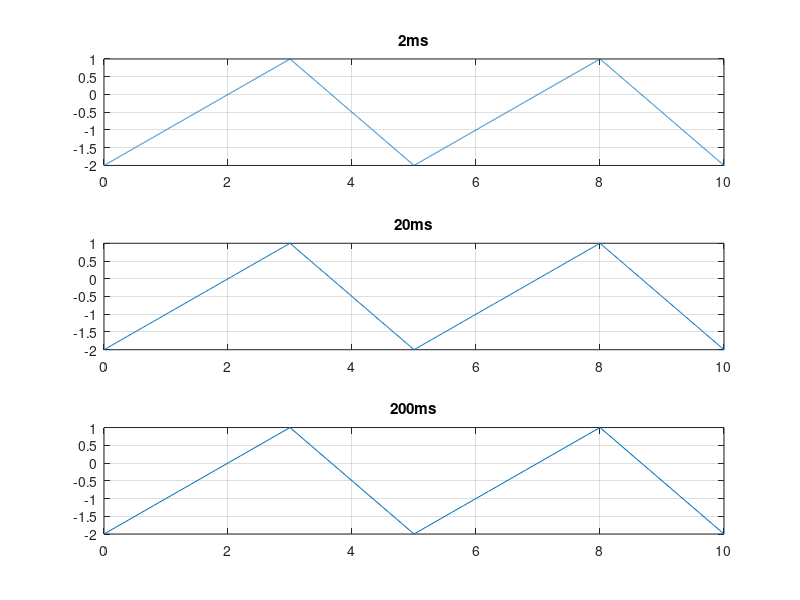

Reproduce this figure in MATLAB.
T = 5;%perioada 
F = 1/T;%frecventa
x = 0:0.002:10; %2 ms
a = -0.5 + 1.5*sawtooth(2*pi*F*x,3/5);subplot(3,1,1),plot(x,a),grid,title('2ms');
x = 0:0.02:10; %20ms
a = -0.5 + 1.5*sawtooth(2*pi*F*x,3/5);subplot(3,1,2),plot(x,a),grid,title('20ms');
x = 0:0.2:10; %200ms
a = -0.5 + 1.5*sawtooth(2*pi*F*x,3/5);subplot(3,1,3),plot(x,a),grid,title('200ms');
